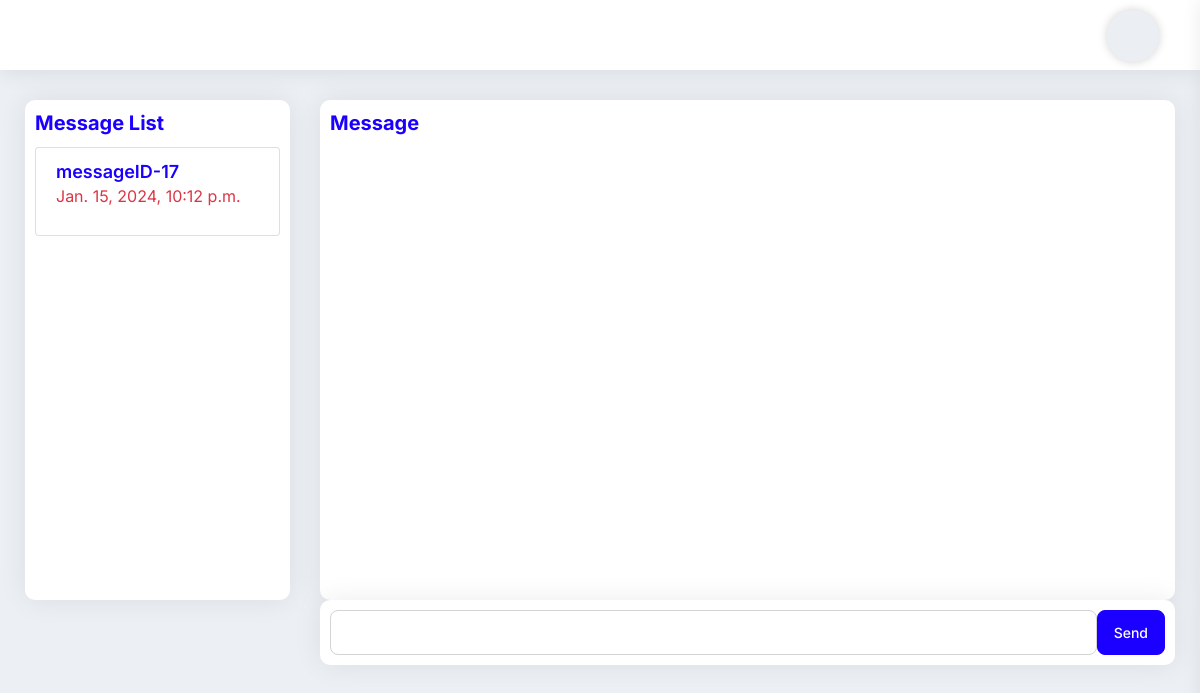
Before: /AdminMessageView/ with the older database file.
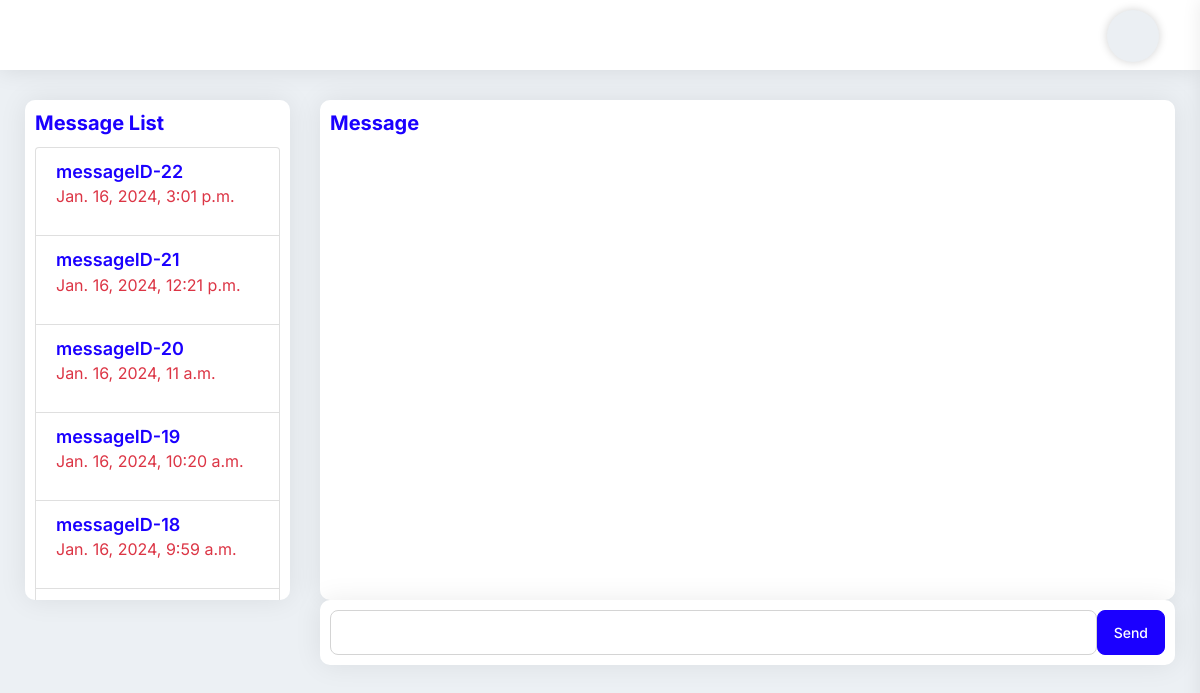
After: the same page with the newer database file.
### myapp/models.py (models this page shows)
class messengerid(models.Model):
    m_status = models.PositiveIntegerField(default=1)
    created_at = models.DateTimeField(auto_now_add=True)
    updated_at = models.DateTimeField(auto_now=True)

### myapp/views.py (the view)
# urls.py: path('AdminMessageView/', AdminMessageView.as_view(), name='AdminMessageView'),
class AdminMessageView(View):
    def get(self,request):
        mlist = messengerid.objects.all().order_by('-id')
        context ={'mlist':mlist}
        return render(request, 'messengerlist.html', context)

### templates/messengerlist.html (shortened to what this page needs)
{% extends 'base.html' %}
{% block content %}
<div class="row">
    <div class="col-lg-3 col-md-3 col-sm-12 mb-30">
        <div class="pd-10 card-box height-100-p mlist">
            <h4 class="mb-10 h4 text-blue">Message List</h4>
            <ul class="list-group">
                 {% for i in mlist %}
                <li class="list-group-item">
                    <a href="{% url 'myapp:AdminMessageItemFilter' %}?getmsg={{i.id}}" class="text-blue h5">messageID-{{i.id}}</a>
                    <p class="text-danger">{{i.created_at}}</p>
                </li>
                 {% endfor %}
            </ul>
        </div>
    </div>
    <div class="col-lg-9 col-md-9 col-sm-12 mb-30">
        <div class="pd-10 card-box height-100-p mlist">
            <h4 class="mb-10 h4 text-blue">Message</h4>
        </div>
        <form action="{% url 'myapp:adminmessagereply' %}" method="post" class="form-container">{% csrf_token %}
        <div class="card-box pd-10 d-flex">
            <input type="text" name="adminmsg" class="form-control">
            <button type="submit" class="btn btn-primary">Send</button>
        </div>
    </form>
    </div>
</div>
{% endblock %}

Changed rows visible on the page:
no longer on this page (row edited): messengerid: id "17", created_at "Jan. 15, 2024, 10:12 p.m."
added messengerid: id "22", created_at "Jan. 16, 2024, 3:01 p.m."
added messengerid: id "21", created_at "Jan. 16, 2024, 12:21 p.m."
added messengerid: id "20", created_at "Jan. 16, 2024, 11 a.m."
added messengerid: id "19", created_at "Jan. 16, 2024, 10:20 a.m."
added messengerid: id "18", created_at "Jan. 16, 2024, 9:59 a.m."
